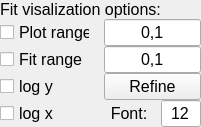
             <widget class="QFrame" name="frame_12">
              <property name="sizePolicy">
               <sizepolicy hsizetype="Ignored" vsizetype="Ignored">
                <horstretch>0</horstretch>
                <verstretch>0</verstretch>
               </sizepolicy>
              </property>
              <property name="minimumSize">
               <size>
                <width>200</width>
                <height>0</height>
               </size>
              </property>
              <property name="maximumSize">
               <size>
                <width>4563563</width>
                <height>16777215</height>
               </size>
              </property>
              <property name="font">
               <font>
                <pointsize>12</pointsize>
               </font>
              </property>
              <property name="frameShape">
               <enum>QFrame::NoFrame</enum>
              </property>
              <property name="frameShadow">
               <enum>QFrame::Raised</enum>
              </property>
              <layout class="QGridLayout" name="gridLayout_8">
               <property name="leftMargin">
                <number>0</number>
               </property>
               <property name="topMargin">
                <number>0</number>
               </property>
               <property name="rightMargin">
                <number>0</number>
               </property>
               <property name="bottomMargin">
                <number>0</number>
               </property>
               <property name="spacing">
                <number>0</number>
               </property>
               <item row="3" column="0">
                <widget class="QCheckBox" name="fitcb_9">
                 <property name="font">
                  <font>
                   <pointsize>12</pointsize>
                  </font>
                 </property>
                 <property name="text">
                  <string>log y</string>
                 </property>
                </widget>
               </item>
               <item row="0" column="0" colspan="2">
                <widget class="QLabel" name="label_17">
                 <property name="sizePolicy">
                  <sizepolicy hsizetype="Expanding" vsizetype="Minimum">
                   <horstretch>0</horstretch>
                   <verstretch>0</verstretch>
                  </sizepolicy>
                 </property>
                 <property name="minimumSize">
                  <size>
                   <width>0</width>
                   <height>0</height>
                  </size>
                 </property>
                 <property name="maximumSize">
                  <size>
                   <width>225</width>
                   <height>20</height>
                  </size>
                 </property>
                 <property name="font">
                  <font>
                   <pointsize>12</pointsize>
                  </font>
                 </property>
                 <property name="text">
                  <string>Fit visalization options:</string>
                 </property>
                 <property name="alignment">
                  <set>Qt::AlignCenter</set>
                 </property>
                </widget>
               </item>
               <item row="2" column="0">
                <widget class="QCheckBox" name="fitrcb">
                 <property name="font">
                  <font>
                   <pointsize>12</pointsize>
                  </font>
                 </property>
                 <property name="text">
                  <string>Fit range</string>
                 </property>
                </widget>
               </item>
               <item row="4" column="0">
                <widget class="QCheckBox" name="fitcb_10">
                 <property name="font">
                  <font>
                   <pointsize>12</pointsize>
                  </font>
                 </property>
                 <property name="text">
                  <string>log x</string>
                 </property>
                </widget>
               </item>
               <item row="1" column="0">
                <widget class="QCheckBox" name="fitplrangecb">
                 <property name="maximumSize">
                  <size>
                   <width>90</width>
                   <height>16777215</height>
                  </size>
                 </property>
                 <property name="font">
                  <font>
                   <pointsize>12</pointsize>
                  </font>
                 </property>
                 <property name="text">
                  <string>Plot range</string>
                 </property>
                </widget>
               </item>
               <item row="4" column="1">
                <widget class="QLabel" name="ylb_4">
                 <property name="sizePolicy">
                  <sizepolicy hsizetype="MinimumExpanding" vsizetype="Preferred">
                   <horstretch>0</horstretch>
                   <verstretch>0</verstretch>
                  </sizepolicy>
                 </property>
                 <property name="maximumSize">
                  <size>
                   <width>50</width>
                   <height>16777215</height>
                  </size>
                 </property>
                 <property name="font">
                  <font>
                   <pointsize>12</pointsize>
                  </font>
                 </property>
                 <property name="text">
                  <string>Font:</string>
                 </property>
                 <property name="alignment">
                  <set>Qt::AlignCenter</set>
                 </property>
                </widget>
               </item>
               <item row="4" column="2">
                <widget class="QLineEdit" name="fitrange_2">
                 <property name="sizePolicy">
                  <sizepolicy hsizetype="MinimumExpanding" vsizetype="Fixed">
                   <horstretch>0</horstretch>
                   <verstretch>0</verstretch>
                  </sizepolicy>
                 </property>
                 <property name="maximumSize">
                  <size>
                   <width>40</width>
                   <height>16777215</height>
                  </size>
                 </property>
                 <property name="font">
                  <font>
                   <pointsize>12</pointsize>
                  </font>
                 </property>
                 <property name="text">
                  <string>12</string>
                 </property>
                 <property name="alignment">
                  <set>Qt::AlignCenter</set>
                 </property>
                </widget>
               </item>
               <item row="3" column="1" colspan="2">
                <widget class="QPushButton" name="resetButton_5">
                 <property name="sizePolicy">
                  <sizepolicy hsizetype="MinimumExpanding" vsizetype="Fixed">
                   <horstretch>0</horstretch>
                   <verstretch>0</verstretch>
                  </sizepolicy>
                 </property>
                 <property name="maximumSize">
                  <size>
                   <width>100</width>
                   <height>32</height>
                  </size>
                 </property>
                 <property name="font">
                  <font>
                   <pointsize>12</pointsize>
                  </font>
                 </property>
                 <property name="text">
                  <string>Refine</string>
                 </property>
                 <property name="autoDefault">
                  <bool>false</bool>
                 </property>
                </widget>
               </item>
               <item row="2" column="1" colspan="2">
                <widget class="QLineEdit" name="fitrange">
                 <property name="sizePolicy">
                  <sizepolicy hsizetype="Preferred" vsizetype="Fixed">
                   <horstretch>0</horstretch>
                   <verstretch>0</verstretch>
                  </sizepolicy>
                 </property>
                 <property name="maximumSize">
                  <size>
                   <width>100</width>
                   <height>16777215</height>
                  </size>
                 </property>
                 <property name="font">
                  <font>
                   <pointsize>12</pointsize>
                  </font>
                 </property>
                 <property name="text">
                  <string>0,1</string>
                 </property>
                 <property name="alignment">
                  <set>Qt::AlignCenter</set>
                 </property>
                </widget>
               </item>
               <item row="1" column="1" colspan="2">
                <widget class="QLineEdit" name="fitplrange">
                 <property name="sizePolicy">
                  <sizepolicy hsizetype="MinimumExpanding" vsizetype="Fixed">
                   <horstretch>0</horstretch>
                   <verstretch>0</verstretch>
                  </sizepolicy>
                 </property>
                 <property name="minimumSize">
                  <size>
                   <width>30</width>
                   <height>0</height>
                  </size>
                 </property>
                 <property name="maximumSize">
                  <size>
                   <width>100</width>
                   <height>16777215</height>
                  </size>
                 </property>
                 <property name="font">
                  <font>
                   <pointsize>12</pointsize>
                  </font>
                 </property>
                 <property name="text">
                  <string>0,1</string>
                 </property>
                 <property name="alignment">
                  <set>Qt::AlignCenter</set>
                 </property>
                </widget>
               </item>
              </layout>
             </widget>
